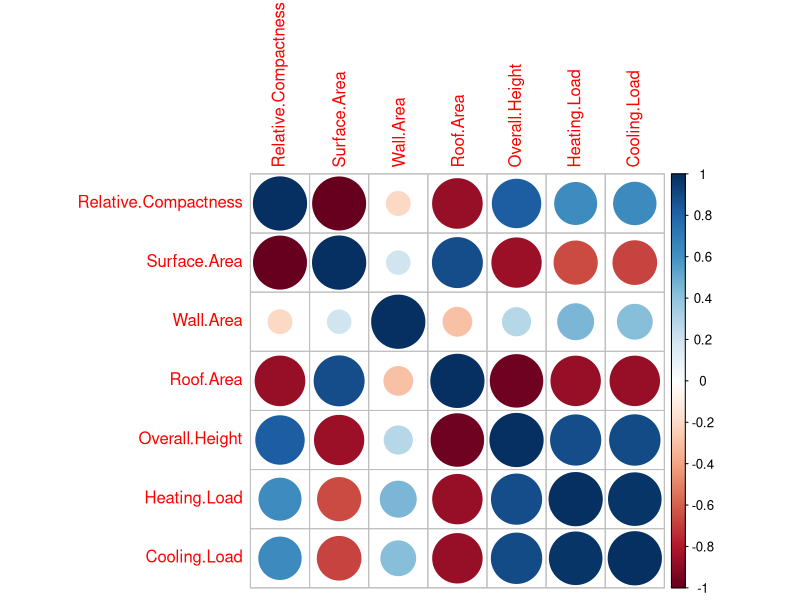
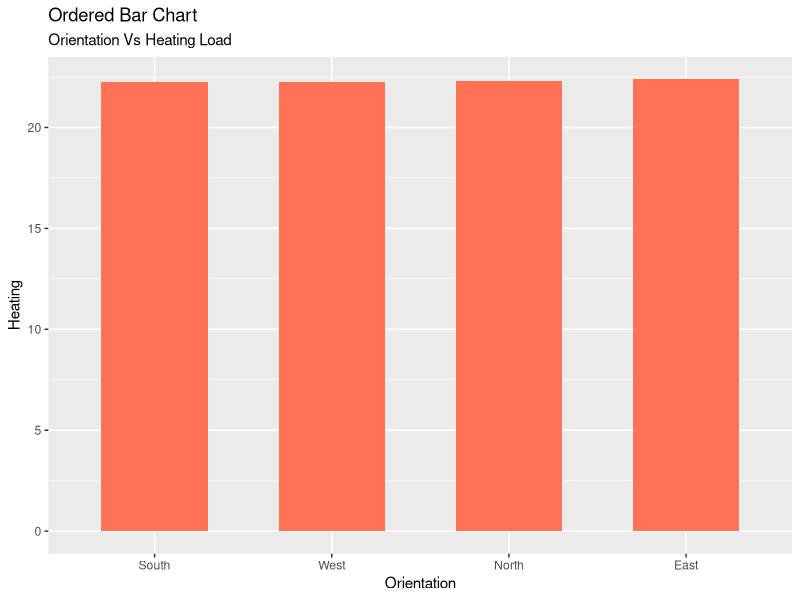
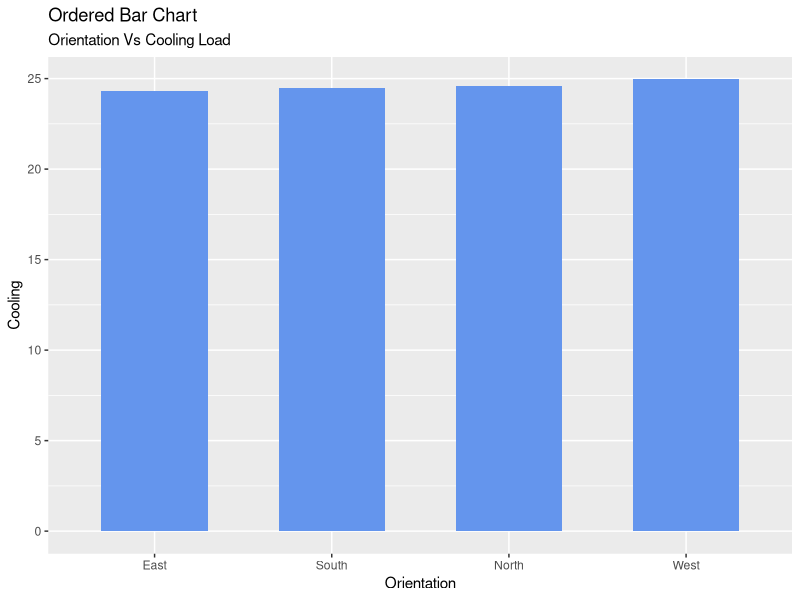
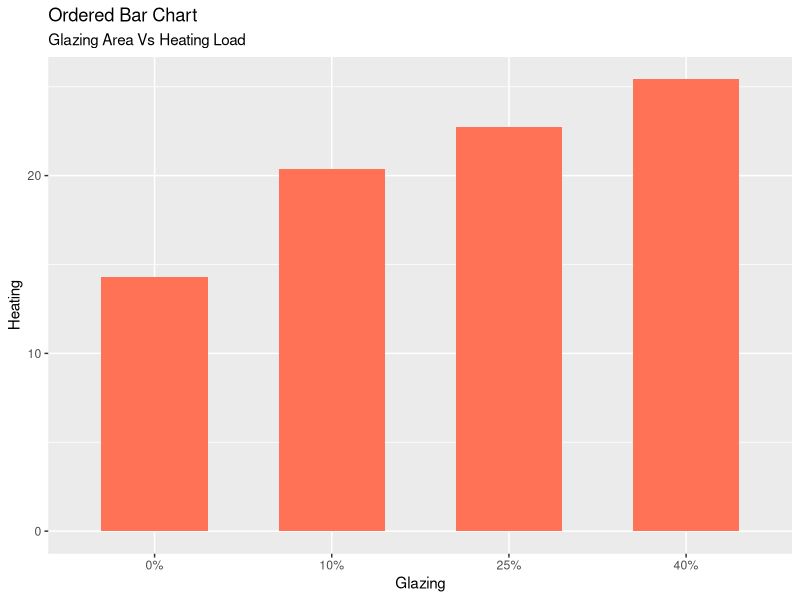
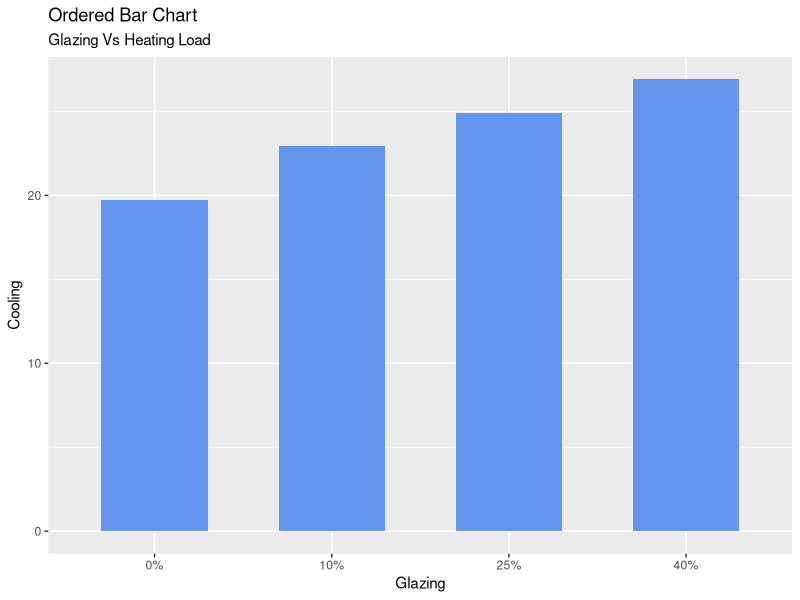
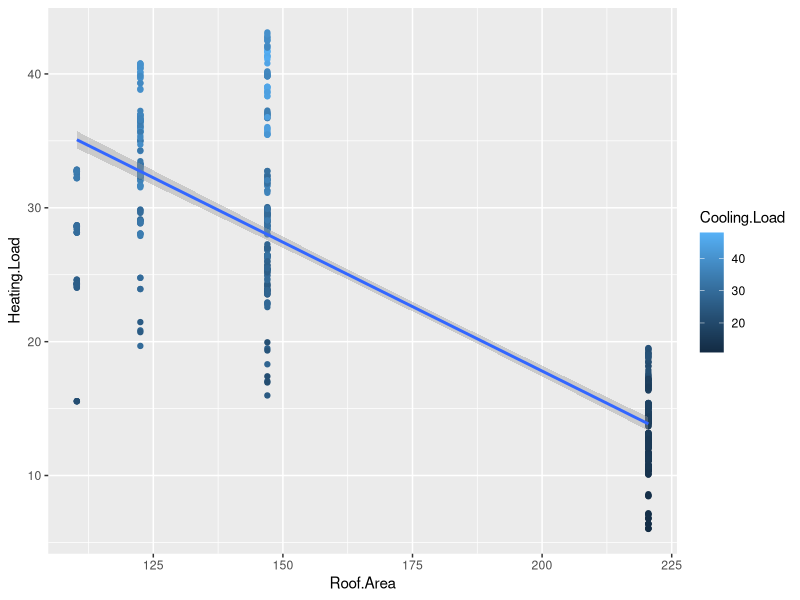

Recreate these plots in R, in order.
#Catriona MacGregor

#X1 Relative Compactness
#X2 Surface Area
#X3 Wall Area
#X4 Roof Area
#X5 Overall Height
#X6 Orientation (2-5) (N,S,E,W)
#X7 Glazing Area (0,0.1,0.25,0.4)
#X8 Glazing Area Distribution
#y1 Heating Load
#y2 Cooling Load

#install.packages("ggplot2")
library(ggplot2)
library(corrplot) #to see the correlations
library(dplyr)

d <- read.table("EnergyEff.txt", header=TRUE)
names(d) 
d<-rename(d,c("Relative.Compactness"="X1"))
d<-rename(d,c("Surface.Area"="X2"))
d<-rename(d,c("Wall.Area"="X3"))
d<-rename(d,c("Roof.Area"="X4"))
d<-rename(d,c("Overall.Height"="X5"))
d<-rename(d,c("Orientation"="X6"))
d<-rename(d,c("Glazing.Area"="X7"))
d<-rename(d,c("Glazing.Area.Distribution"="X8"))
d<-rename(d,c("Heating.Load"="Y1"))
d<-rename(d,c("Cooling.Load"="Y2"))

#categorical variables - renaming so that it's easier to understand
d$Orientation<-as.factor(d$Orientation)
levels(d$Orientation)<-c("North","East","South","West")

d$Glazing.Area <- as.factor(d$Glazing.Area)
levels(d$Glazing.Area) <- c("0%","10%","25%","40%")

d$Glazing.Area.Distribution <- as.factor(d$Glazing.Area.Distribution)
levels(d$Glazing.Area.Distribution) <- c("unknown","uniform","North","East","South","West")

#now with the fixed categorical variables we can better understand the summary
summary(d)

#let's look at the overall correlation without the categorical variables
corrplot(cor(d[,c(1,2,3,4,5,9,10)]))

#ordered bar chart for heating load
Heating.Avg.O <- aggregate(d$Heating.Load, by=list(d$Orientation),FUN=mean)
colnames(Heating.Avg.O)<- c("Orientation","Heating") #fixes the column names
Heating.Avg.O <- Heating.Avg.O[order(Heating.Avg.O$Heating),] #this is sorting the data
#keeping the order when we plot
Heating.Avg.O$Orientation <-factor(Heating.Avg.O$Orientation,levels=Heating.Avg.O$Orientation)  
head(Heating.Avg.O,4) #outputs the mean of the heating load for each orientation
ggplot(Heating.Avg.O,aes(x=Orientation,y=Heating))+geom_bar(stat="identity", width = 0.6, fill="coral1")+
labs(title="Ordered Bar Chart",subtitle = "Orientation Vs Heating Load")

#ordered bar chart for cooling load
Cooling.O <- aggregate(d$Cooling.Load, by=list(d$Orientation),FUN=mean)
colnames(Cooling.O)<- c("Orientation","Cooling")
Cooling.O <- Cooling.O[order(Cooling.O$Cooling),]
Cooling.O$Orientation <-factor(Cooling.O$Orientation,levels=Cooling.O$Orientation)  
head(Cooling.O,4)
ggplot(Cooling.O,aes(x=Orientation,y=Cooling))+geom_bar(stat="identity", width = 0.6, fill="cornflowerblue")+ 
  labs(title="Ordered Bar Chart",subtitle = "Orientation Vs Cooling Load")



#Ordered bar chart for heating & glazing area
Heating.Avg.G <- aggregate(d$Heating.Load, by=list(d$Glazing.Area),FUN=mean)
colnames(Heating.Avg.G)<- c("Glazing","Heating")
Heating.Avg.G <- Heating.Avg.G[order(Heating.Avg.G$Heating),]
Heating.Avg.G$Glazing <-factor(Heating.Avg.G$Glazing,levels=Heating.Avg.G$Glazing)  
head(Heating.Avg.G,4)
ggplot(Heating.Avg.G,aes(x=Glazing,y=Heating))+geom_bar(stat="identity", width = 0.6, fill="coral1")+
  labs(title="Ordered Bar Chart",subtitle = "Glazing Area Vs Heating Load")

#ordered bar chart for glazing area
Cooling.G <- aggregate(d$Cooling.Load, by=list(d$Glazing.Area),FUN=mean)
colnames(Cooling.G)<- c("Glazing","Cooling")
Cooling.G <- Cooling.G[order(Cooling.G$Cooling),]
Cooling.G$Glazing<-factor(Cooling.G$Glazing,levels=Cooling.G$Glazing)  
head(Cooling.G,4)
ggplot(Cooling.G,aes(x=Glazing,y=Cooling))+geom_bar(stat="identity", width = 0.6, fill="cornflowerblue")+
  labs(title="Ordered Bar Chart",subtitle = "Glazing Vs Heating Load")

#roof area analysis with linear fit
ggplot(d, aes(x=Roof.Area, y=Heating.Load, color=Cooling.Load)) + geom_point() +
  geom_smooth(method=lm,se=TRUE)

